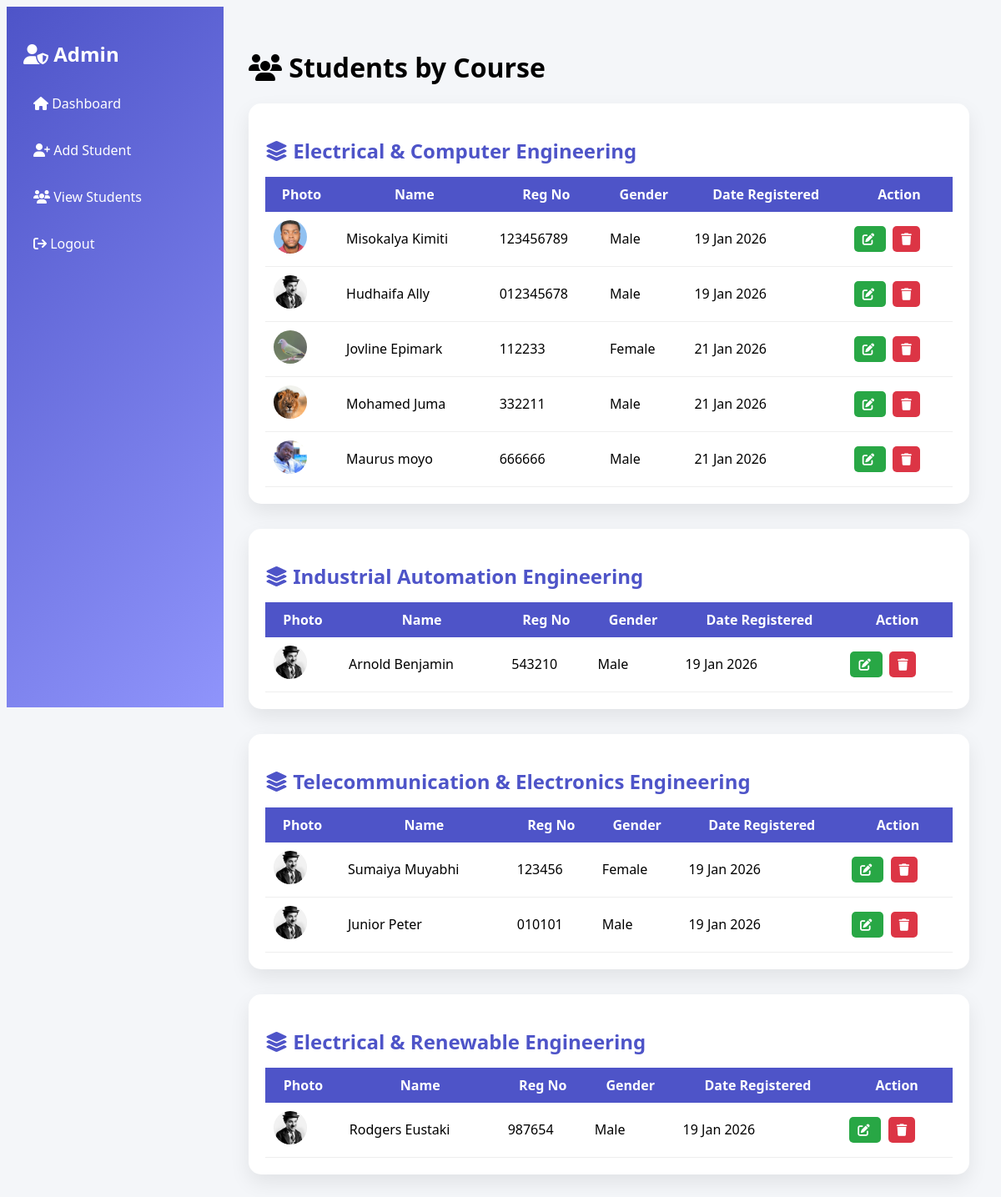
Screenshot of /admin/view_students.php (signed in) with the database file from the repository.
### tables this page shows
CREATE TABLE `courses` (
  `id` int(11) NOT NULL,
  `course_name` varchar(100) NOT NULL
);

CREATE TABLE `students` (
  `id` int(11) NOT NULL,
  `user_id` int(11) DEFAULT NULL,
  `first_name` varchar(50) DEFAULT NULL,
  `last_name` varchar(50) DEFAULT NULL,
  `gender` enum('Male','Female') DEFAULT NULL,
  `course_id` int(11) DEFAULT NULL,
  `reg_no` varchar(30) DEFAULT NULL,
  `dob` date DEFAULT NULL,
  `date_registered` timestamp NOT NULL DEFAULT current_timestamp(),
  `photo` varchar(255) DEFAULT NULL
);

### admin/view_students.php (the view, shortened to what this page needs)
<?php
require '../config/db.php';
$courses = $pdo->query("SELECT * FROM courses")->fetchAll(PDO::FETCH_ASSOC);
?>
<!DOCTYPE html>
<html>
<head>
    <link rel="stylesheet" href="../assets/css/style.css">
    <link rel="stylesheet" href="https://cdnjs.cloudflare.com/ajax/libs/font-awesome/6.5.0/css/all.min.css">
</head>
<body>
    <div class="sidebar">
        <h2><i class="fa fa-user-shield"></i> Admin</h2>
        <a href="dashboard.php"><i class="fa fa-home"></i> Dashboard</a>
        <a href="add_student.php"><i class="fa fa-user-plus"></i> Add Student</a>
        <a href="view_students.php" class="active">
            <i class="fa fa-users"></i> View Students
        </a>
        <a href="../logout.php"><i class="fa fa-sign-out"></i> Logout</a>
    </div>
    <div class="content">
        <h1><i class="fa fa-users"></i> Students by Course</h1>
        <?php foreach ($courses as $course): ?>
            <div class="course-card">
                <h2>
                    <i class="fa fa-layer-group"></i>
                    <?= htmlspecialchars($course['course_name']) ?>
                </h2>
                <table>
                    <tr>
                        <th>Photo</th>
                        <th>Name</th>
                        <th>Reg No</th>
                        <th>Gender</th>
                        <th>Date Registered</th>
                        <th>Action</th>
                    </tr>
                    <?php
                    $stmt = $pdo->prepare("
            SELECT * FROM students
            WHERE course_id = ?
        ");
                    $stmt->execute([$course['id']]);
                    $students = $stmt->fetchAll(PDO::FETCH_ASSOC);
                    ?>
                    <?php foreach ($students as $s): ?>
                        <tr>
                            <td>
                                <img src="../assets/uploads/<?= $s['photo'] ?>"
                                    class="photo">
                            </td>
                            <td><?= $s['first_name'] . ' ' . $s['last_name'] ?></td>
                            <td><?= $s['reg_no'] ?></td>
                            <td><?= $s['gender'] ?></td>
                            <td><?= date('d M Y', strtotime($s['date_registered'])) ?></td>
                            <td class="action">
                                <a class="edit" href="edit_student.php?id=<?= $s['id'] ?>">
                                    <i class="fa fa-edit"></i>
                                </a>
                                <a class="delete"
                                    href="delete_student.php?id=<?= $s['id'] ?>"
                                    onclick="return confirm('Delete this student?')">
                                    <i class="fa fa-trash"></i>
                                </a>
                            </td>
                        </tr>
                    <?php endforeach; ?>
                </table>
            </div>
        <?php endforeach; ?>
    </div>
</body>
</html>

### assets/css/style.css (style rules this page uses)
body { font-family: 'Segoe UI'; background: #f4f6f9; }
.sidebar { width: 220px; height: 100vh; background: linear-gradient(135deg,#4e54c8,#8f94fb); position: fixed; padding: 20px; color: #fff; }
.sidebar a { display: block; color: white; padding: 12px; margin: 10px 0; text-decoration: none; border-radius: 6px; }
table { width: 100%; background: white; border-radius: 10px; }
th { background: #4e54c8; color: white; }

### admin/view_students.php (style rules this page uses)
.content { margin-left: 260px; padding: 30px; }
.course-card { background: #fff; border-radius: 15px; padding: 20px; margin-bottom: 30px; box-shadow: 0 10px 25px rgba(0, 0, 0, .08); }
.course-card h2 { margin-bottom: 15px; color: #4e54c8; }
.course-card table { width: 100%; border-collapse: collapse; }
.course-card th { background: #4e54c8; color: white; padding: 10px; }
.course-card td { padding: 10px; border-bottom: 1px solid #eee; }
.action a { text-decoration: none; padding: 6px 10px; border-radius: 5px; color: white; font-size: 0.9rem; }
.edit { background: #28a745; }
.delete { background: #dc3545; }
img.photo { width: 40px; height: 40px; border-radius: 50%; object-fit: cover; }

### rows the page displays
courses: course_name "Electrical & Computer Engineering"
students: photo (picture), first_name "Misokalya", last_name "Kimiti", reg_no "123456789", gender "Male", date_registered "19 Jan 2026"
students: photo (placeholder picture), first_name "Hudhaifa", last_name "Ally", reg_no "012345678", gender "Male", date_registered "19 Jan 2026"
students: photo (picture), first_name "Jovline", last_name "Epimark", reg_no "112233", gender "Female", date_registered "21 Jan 2026"
students: photo (picture), first_name "Mohamed", last_name "Juma", reg_no "332211", gender "Male", date_registered "21 Jan 2026"
students: photo (picture), first_name "Maurus", last_name "moyo", reg_no "666666", gender "Male", date_registered "21 Jan 2026"
courses: course_name "Industrial Automation Engineering"
students: photo (placeholder picture), first_name "Arnold", last_name "Benjamin", reg_no "543210", gender "Male", date_registered "19 Jan 2026"
courses: course_name "Telecommunication & Electronics Engineering"
students: photo (placeholder picture), first_name "Sumaiya", last_name "Muyabhi", reg_no "123456", gender "Female", date_registered "19 Jan 2026"
students: photo (placeholder picture), first_name "Junior", last_name "Peter", reg_no "010101", gender "Male", date_registered "19 Jan 2026"
courses: course_name "Electrical & Renewable Engineering"
students: photo (placeholder picture), first_name "Rodgers", last_name "Eustaki", reg_no "987654", gender "Male", date_registered "19 Jan 2026"
